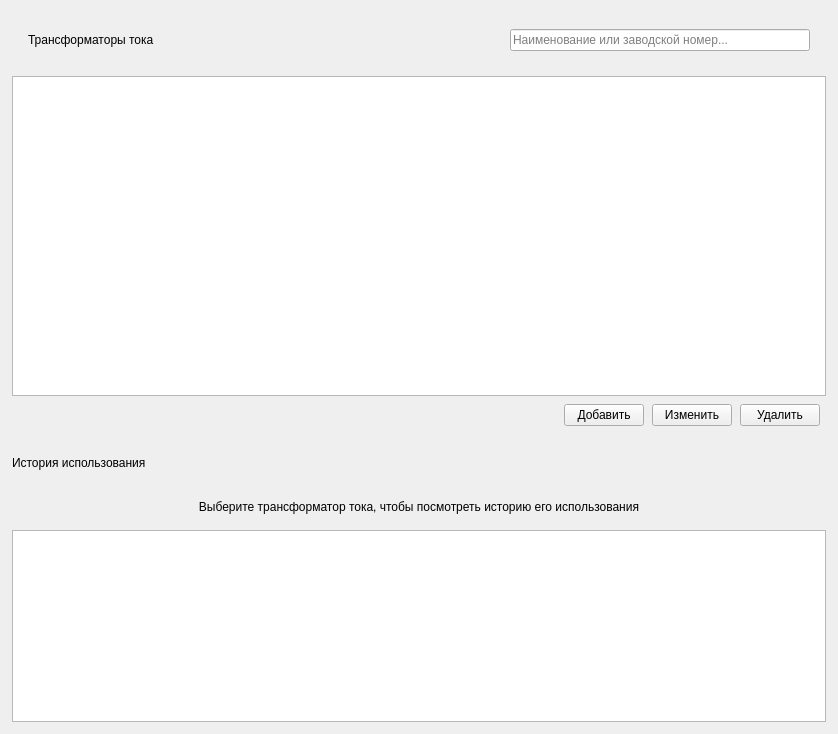
<?xml version="1.0" encoding="UTF-8"?>
<ui version="4.0">
 <class>CurrentTransformersWidget</class>
 <widget class="QWidget" name="CurrentTransformersWidget">
  <property name="geometry">
   <rect>
    <x>0</x>
    <y>0</y>
    <width>838</width>
    <height>734</height>
   </rect>
  </property>
  <property name="windowTitle">
   <string>CurrentTransformersWidget</string>
  </property>
  <layout class="QVBoxLayout" name="verticalLayout" stretch="3,2">
   <property name="spacing">
    <number>10</number>
   </property>
   <property name="leftMargin">
    <number>12</number>
   </property>
   <property name="topMargin">
    <number>12</number>
   </property>
   <property name="rightMargin">
    <number>12</number>
   </property>
   <property name="bottomMargin">
    <number>12</number>
   </property>
   <item>
    <widget class="QFrame" name="ctCard">
     <property name="sizePolicy">
      <sizepolicy hsizetype="Expanding" vsizetype="Expanding">
       <horstretch>0</horstretch>
       <verstretch>0</verstretch>
      </sizepolicy>
     </property>
     <property name="minimumSize">
      <size>
       <width>0</width>
       <height>0</height>
      </size>
     </property>
     <property name="frameShape">
      <enum>QFrame::Shape::NoFrame</enum>
     </property>
     <property name="frameShadow">
      <enum>QFrame::Shadow::Raised</enum>
     </property>
     <property name="card" stdset="0">
      <bool>true</bool>
     </property>
     <layout class="QVBoxLayout" name="ctCardLayout">
      <property name="spacing">
       <number>8</number>
      </property>
      <property name="leftMargin">
       <number>0</number>
      </property>
      <property name="topMargin">
       <number>0</number>
      </property>
      <property name="rightMargin">
       <number>0</number>
      </property>
      <property name="bottomMargin">
       <number>0</number>
      </property>
      <item>
       <widget class="QWidget" name="ctToolBarWidget" native="true">
        <property name="minimumSize">
         <size>
          <width>0</width>
          <height>56</height>
         </size>
        </property>
        <property name="maximumSize">
         <size>
          <width>16777215</width>
          <height>56</height>
         </size>
        </property>
        <property name="cardHeader" stdset="0">
         <bool>true</bool>
        </property>
        <layout class="QHBoxLayout" name="ctToolBarWidgetLayout">
         <property name="spacing">
          <number>10</number>
         </property>
         <property name="leftMargin">
          <number>16</number>
         </property>
         <property name="topMargin">
          <number>8</number>
         </property>
         <property name="rightMargin">
          <number>16</number>
         </property>
         <property name="bottomMargin">
          <number>8</number>
         </property>
         <item>
          <widget class="QLabel" name="titleLabel">
           <property name="text">
            <string>Трансформаторы тока</string>
           </property>
          </widget>
         </item>
         <item>
          <spacer name="horizontalSpacer_2">
           <property name="orientation">
            <enum>Qt::Orientation::Horizontal</enum>
           </property>
           <property name="sizeHint" stdset="0">
            <size>
             <width>335</width>
             <height>20</height>
            </size>
           </property>
          </spacer>
         </item>
         <item>
          <widget class="QLineEdit" name="searchLineEdit">
           <property name="minimumSize">
            <size>
             <width>300</width>
             <height>0</height>
            </size>
           </property>
           <property name="maximumSize">
            <size>
             <width>300</width>
             <height>16777215</height>
            </size>
           </property>
           <property name="placeholderText">
            <string>Наименование или заводской номер...</string>
           </property>
           <property name="clearButtonEnabled">
            <bool>true</bool>
           </property>
          </widget>
         </item>
        </layout>
       </widget>
      </item>
      <item>
       <widget class="QTableView" name="ctTableView">
        <property name="editTriggers">
         <set>QAbstractItemView::EditTrigger::NoEditTriggers</set>
        </property>
        <property name="alternatingRowColors">
         <bool>true</bool>
        </property>
        <property name="selectionMode">
         <enum>QAbstractItemView::SelectionMode::SingleSelection</enum>
        </property>
        <property name="selectionBehavior">
         <enum>QAbstractItemView::SelectionBehavior::SelectRows</enum>
        </property>
       </widget>
      </item>
      <item>
       <layout class="QHBoxLayout" name="buttonsLayout">
        <property name="topMargin">
         <number>0</number>
        </property>
        <property name="rightMargin">
         <number>6</number>
        </property>
        <property name="bottomMargin">
         <number>6</number>
        </property>
        <item>
         <spacer name="horizontalSpacer">
          <property name="orientation">
           <enum>Qt::Orientation::Horizontal</enum>
          </property>
          <property name="sizeHint" stdset="0">
           <size>
            <width>40</width>
            <height>20</height>
           </size>
          </property>
         </spacer>
        </item>
        <item>
         <widget class="QPushButton" name="addCtButton">
          <property name="text">
           <string>Добавить</string>
          </property>
          <property name="buttonRole" stdset="0">
           <string>primary</string>
          </property>
         </widget>
        </item>
        <item>
         <widget class="QPushButton" name="editCtButton">
          <property name="text">
           <string>Изменить</string>
          </property>
          <property name="buttonRole" stdset="0">
           <string>secondary</string>
          </property>
         </widget>
        </item>
        <item>
         <widget class="QPushButton" name="deleteCtButton">
          <property name="text">
           <string>Удалить</string>
          </property>
          <property name="buttonRole" stdset="0">
           <string>danger</string>
          </property>
         </widget>
        </item>
       </layout>
      </item>
     </layout>
    </widget>
   </item>
   <item>
    <widget class="QFrame" name="ctHistoryCard">
     <property name="sizePolicy">
      <sizepolicy hsizetype="Expanding" vsizetype="Expanding">
       <horstretch>0</horstretch>
       <verstretch>0</verstretch>
      </sizepolicy>
     </property>
     <property name="frameShape">
      <enum>QFrame::Shape::NoFrame</enum>
     </property>
     <property name="frameShadow">
      <enum>QFrame::Shadow::Raised</enum>
     </property>
     <property name="card" stdset="0">
      <bool>true</bool>
     </property>
     <layout class="QVBoxLayout" name="ctHistoryCardLayout">
      <property name="spacing">
       <number>0</number>
      </property>
      <property name="leftMargin">
       <number>0</number>
      </property>
      <property name="topMargin">
       <number>0</number>
      </property>
      <property name="rightMargin">
       <number>0</number>
      </property>
      <property name="bottomMargin">
       <number>0</number>
      </property>
      <item>
       <widget class="QLabel" name="historyLabel">
        <property name="minimumSize">
         <size>
          <width>0</width>
          <height>42</height>
         </size>
        </property>
        <property name="maximumSize">
         <size>
          <width>16777215</width>
          <height>42</height>
         </size>
        </property>
        <property name="text">
         <string>История использования</string>
        </property>
        <property name="cardTitle" stdset="0">
         <bool>true</bool>
        </property>
       </widget>
      </item>
      <item>
       <widget class="QLabel" name="historyEmptyLabel">
        <property name="sizePolicy">
         <sizepolicy hsizetype="Expanding" vsizetype="Expanding">
          <horstretch>0</horstretch>
          <verstretch>0</verstretch>
         </sizepolicy>
        </property>
        <property name="text">
         <string>Выберите трансформатор тока, чтобы посмотреть историю его использования</string>
        </property>
        <property name="alignment">
         <set>Qt::AlignmentFlag::AlignCenter</set>
        </property>
       </widget>
      </item>
      <item>
       <widget class="QTableView" name="ctHistoryTableView">
        <property name="editTriggers">
         <set>QAbstractItemView::EditTrigger::NoEditTriggers</set>
        </property>
        <property name="alternatingRowColors">
         <bool>true</bool>
        </property>
        <property name="selectionMode">
         <enum>QAbstractItemView::SelectionMode::SingleSelection</enum>
        </property>
        <property name="selectionBehavior">
         <enum>QAbstractItemView::SelectionBehavior::SelectRows</enum>
        </property>
       </widget>
      </item>
     </layout>
    </widget>
   </item>
  </layout>
 </widget>
 <resources/>
 <connections/>
</ui>
